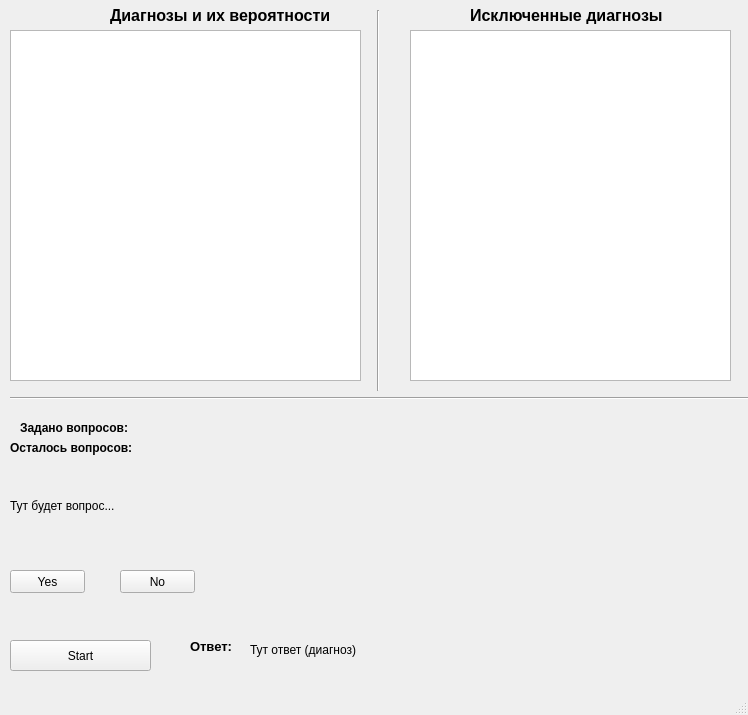
<?xml version="1.0" encoding="UTF-8"?>
<ui version="4.0">
 <class>MainWindow</class>
 <widget class="QMainWindow" name="MainWindow">
  <property name="geometry">
   <rect>
    <x>0</x>
    <y>0</y>
    <width>748</width>
    <height>715</height>
   </rect>
  </property>
  <property name="windowTitle">
   <string>MainWindow</string>
  </property>
  <widget class="QWidget" name="centralwidget">
   <widget class="QLabel" name="questionTextLabel">
    <property name="geometry">
     <rect>
      <x>10</x>
      <y>490</y>
      <width>721</width>
      <height>31</height>
     </rect>
    </property>
    <property name="text">
     <string>Тут будет вопрос...</string>
    </property>
   </widget>
   <widget class="QLabel" name="answerText">
    <property name="geometry">
     <rect>
      <x>250</x>
      <y>640</y>
      <width>111</width>
      <height>20</height>
     </rect>
    </property>
    <property name="text">
     <string>Тут ответ (диагноз)</string>
    </property>
   </widget>
   <widget class="QPushButton" name="yesPushButton">
    <property name="geometry">
     <rect>
      <x>10</x>
      <y>570</y>
      <width>75</width>
      <height>23</height>
     </rect>
    </property>
    <property name="text">
     <string>Yes</string>
    </property>
   </widget>
   <widget class="QPushButton" name="noPushButton">
    <property name="geometry">
     <rect>
      <x>120</x>
      <y>570</y>
      <width>75</width>
      <height>23</height>
     </rect>
    </property>
    <property name="text">
     <string>No</string>
    </property>
   </widget>
   <widget class="QLabel" name="label">
    <property name="geometry">
     <rect>
      <x>20</x>
      <y>420</y>
      <width>111</width>
      <height>16</height>
     </rect>
    </property>
    <property name="font">
     <font>
      <weight>75</weight>
      <bold>true</bold>
     </font>
    </property>
    <property name="text">
     <string>Задано вопросов:</string>
    </property>
   </widget>
   <widget class="Line" name="line">
    <property name="geometry">
     <rect>
      <x>10</x>
      <y>390</y>
      <width>1041</width>
      <height>16</height>
     </rect>
    </property>
    <property name="orientation">
     <enum>Qt::Horizontal</enum>
    </property>
   </widget>
   <widget class="QLabel" name="questionsDoneLabel">
    <property name="geometry">
     <rect>
      <x>140</x>
      <y>420</y>
      <width>47</width>
      <height>13</height>
     </rect>
    </property>
    <property name="text">
     <string/>
    </property>
   </widget>
   <widget class="QLabel" name="label_2">
    <property name="geometry">
     <rect>
      <x>10</x>
      <y>440</y>
      <width>121</width>
      <height>16</height>
     </rect>
    </property>
    <property name="font">
     <font>
      <weight>75</weight>
      <bold>true</bold>
     </font>
    </property>
    <property name="text">
     <string>Осталось вопросов:</string>
    </property>
   </widget>
   <widget class="QLabel" name="questionsLeft">
    <property name="geometry">
     <rect>
      <x>140</x>
      <y>440</y>
      <width>47</width>
      <height>13</height>
     </rect>
    </property>
    <property name="text">
     <string/>
    </property>
   </widget>
   <widget class="Line" name="line_2">
    <property name="geometry">
     <rect>
      <x>370</x>
      <y>10</y>
      <width>16</width>
      <height>381</height>
     </rect>
    </property>
    <property name="orientation">
     <enum>Qt::Vertical</enum>
    </property>
   </widget>
   <widget class="QLabel" name="label_4">
    <property name="geometry">
     <rect>
      <x>190</x>
      <y>640</y>
      <width>47</width>
      <height>13</height>
     </rect>
    </property>
    <property name="font">
     <font>
      <pointsize>10</pointsize>
      <weight>75</weight>
      <bold>true</bold>
     </font>
    </property>
    <property name="text">
     <string>Ответ: </string>
    </property>
   </widget>
   <widget class="QTableWidget" name="excludedDiagnosisTableWidget">
    <property name="geometry">
     <rect>
      <x>410</x>
      <y>30</y>
      <width>321</width>
      <height>351</height>
     </rect>
    </property>
   </widget>
   <widget class="QLabel" name="label_5">
    <property name="geometry">
     <rect>
      <x>470</x>
      <y>0</y>
      <width>211</width>
      <height>31</height>
     </rect>
    </property>
    <property name="font">
     <font>
      <pointsize>12</pointsize>
      <weight>75</weight>
      <bold>true</bold>
     </font>
    </property>
    <property name="text">
     <string>Исключенные диагнозы</string>
    </property>
   </widget>
   <widget class="QLabel" name="countExcludedDiagnosesLabel">
    <property name="geometry">
     <rect>
      <x>680</x>
      <y>50</y>
      <width>47</width>
      <height>13</height>
     </rect>
    </property>
    <property name="text">
     <string/>
    </property>
   </widget>
   <widget class="QLabel" name="label_6">
    <property name="geometry">
     <rect>
      <x>110</x>
      <y>0</y>
      <width>241</width>
      <height>31</height>
     </rect>
    </property>
    <property name="font">
     <font>
      <pointsize>12</pointsize>
      <weight>75</weight>
      <bold>true</bold>
     </font>
    </property>
    <property name="text">
     <string>Диагнозы и их вероятности </string>
    </property>
   </widget>
   <widget class="QPushButton" name="startpushButton">
    <property name="geometry">
     <rect>
      <x>10</x>
      <y>640</y>
      <width>141</width>
      <height>31</height>
     </rect>
    </property>
    <property name="text">
     <string>Start</string>
    </property>
   </widget>
   <widget class="QLabel" name="countAllQuestionLabel">
    <property name="geometry">
     <rect>
      <x>140</x>
      <y>420</y>
      <width>47</width>
      <height>13</height>
     </rect>
    </property>
    <property name="font">
     <font>
      <pointsize>8</pointsize>
     </font>
    </property>
    <property name="text">
     <string/>
    </property>
   </widget>
   <widget class="QTableWidget" name="leftDiagnosisTableWidget">
    <property name="geometry">
     <rect>
      <x>10</x>
      <y>30</y>
      <width>351</width>
      <height>351</height>
     </rect>
    </property>
   </widget>
  </widget>
  <widget class="QMenuBar" name="menubar">
   <property name="geometry">
    <rect>
     <x>0</x>
     <y>0</y>
     <width>748</width>
     <height>21</height>
    </rect>
   </property>
  </widget>
  <widget class="QStatusBar" name="statusbar"/>
 </widget>
 <resources/>
 <connections/>
</ui>
